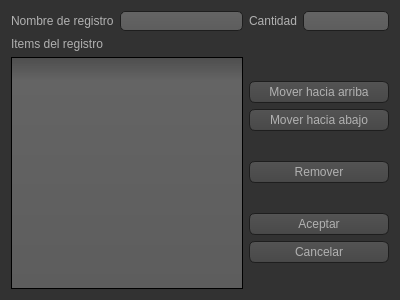
<?xml version="1.0" encoding="UTF-8"?>
<ui version="4.0">
 <class>RegistryEdit</class>
 <widget class="QDialog" name="RegistryEdit">
  <property name="geometry">
   <rect>
    <x>0</x>
    <y>0</y>
    <width>400</width>
    <height>300</height>
   </rect>
  </property>
  <property name="windowTitle">
   <string>Dialog</string>
  </property>
  <property name="styleSheet">
   <string notr="true">QToolTip
{
     border: 1px solid black;
     background-color: #ffa02f;
     padding: 1px;
     border-radius: 3px;
     opacity: 100;
}

QWidget
{
    color: #b1b1b1;
    background-color: #323232;
}

QWidget:item:hover
{
    background-color: QLinearGradient( x1: 0, y1: 0, x2: 0, y2: 1, stop: 0 #ffa02f, stop: 1 #ca0619);
    color: #000000;
}

QWidget:item:selected
{
    background-color: QLinearGradient( x1: 0, y1: 0, x2: 0, y2: 1, stop: 0 #ffa02f, stop: 1 #d7801a);
}

QMenuBar::item
{
    background: transparent;
}

QMenuBar::item:selected
{
    background: transparent;
    border: 1px solid #ffaa00;
}

QMenuBar::item:pressed
{
    background: #444;
    border: 1px solid #000;
    background-color: QLinearGradient(
        x1:0, y1:0,
        x2:0, y2:1,
        stop:1 #212121,
        stop:0.4 #343434/*,
        stop:0.2 #343434,
        stop:0.1 #ffaa00*/
    );
    margin-bottom:-1px;
    padding-bottom:1px;
}

QMenu
{
    border: 1px solid #000;
}

QMenu::item
{
    padding: 2px 20px 2px 20px;
}

QMenu::item:selected
{
    color: #000000;
}

QWidget:disabled
{
    color: #404040;
    background-color: #323232;
}

QAbstractItemView
{
    background-color: QLinearGradient( x1: 0, y1: 0, x2: 0, y2: 1, stop: 0 #4d4d4d, stop: 0.1 #646464, stop: 1 #5d5d5d);
}

QWidget:focus
{
    /*border: 2px solid QLinearGradient( x1: 0, y1: 0, x2: 0, y2: 1, stop: 0 #ffa02f, stop: 1 #d7801a);*/
}

QLineEdit
{
    background-color: QLinearGradient( x1: 0, y1: 0, x2: 0, y2: 1, stop: 0 #4d4d4d, stop: 0 #646464, stop: 1 #5d5d5d);
    padding: 1px;
    border-style: solid;
    border: 1px solid #1e1e1e;
    border-radius: 5;
}

QPushButton
{
    color: #b1b1b1;
    background-color: QLinearGradient( x1: 0, y1: 0, x2: 0, y2: 1, stop: 0 #565656, stop: 0.1 #525252, stop: 0.5 #4e4e4e, stop: 0.9 #4a4a4a, stop: 1 #464646);
    border-width: 1px;
    border-color: #1e1e1e;
    border-style: solid;
    border-radius: 6;
    padding: 3px;
    font-size: 12px;
    padding-left: 5px;
    padding-right: 5px;
}

QPushButton:pressed
{
    background-color: QLinearGradient( x1: 0, y1: 0, x2: 0, y2: 1, stop: 0 #2d2d2d, stop: 0.1 #2b2b2b, stop: 0.5 #292929, stop: 0.9 #282828, stop: 1 #252525);
}

QComboBox
{
    selection-background-color: #ffaa00;
    border-style: solid;
    border: 1px solid #1e1e1e;
    border-radius: 5;
    padding-top: 3px;
    padding-left: 4px;
    background-color: QLinearGradient( x1: 0, y1: 0, x2: 0, y2: 1, stop: 0 #565656, stop: 0.1 #525252, stop: 0.5 #4e4e4e, stop: 0.9 #4a4a4a, stop: 1 #464646);
    selection-background-color: #ffaa00;
}

QComboBox:hover,QPushButton:hover
{
    border: 2px solid QLinearGradient( x1: 0, y1: 0, x2: 0, y2: 1, stop: 0 #ffa02f, stop: 1 #d7801a);
}

QComboBox:on
{
    padding-top: 3px;
    padding-left: 4px;
    background-color: QLinearGradient( x1: 0, y1: 0, x2: 0, y2: 1, stop: 0 #2d2d2d, stop: 0.1 #2b2b2b, stop: 0.5 #292929, stop: 0.9 #282828, stop: 1 #252525);
    selection-background-color: #ffaa00;
}

QComboBox QAbstractItemView
{
    color: white;
    border: 2px solid darkgray;
    selection-background-color: QLinearGradient( x1: 0, y1: 0, x2: 0, y2: 1, stop: 0 #ffa02f, stop: 1 #d7801a);
}

QComboBox::drop-down
{
     subcontrol-origin: padding;
     subcontrol-position: top right;
     width: 15px;

     border-left-width: 0px;
     border-left-color: darkgray;
     border-left-style: solid; /* just a single line */
     border-top-right-radius: 3px; /* same radius as the QComboBox */
     border-bottom-right-radius: 3px;
 }

QComboBox::down-arrow
{
     image: url(:/icons/down_arrow.png);
}

QGroupBox:focus
{
border: 2px solid QLinearGradient( x1: 0, y1: 0, x2: 0, y2: 1, stop: 0 #ffa02f, stop: 1 #d7801a);
}

QTextEdit:focus
{
    border: 2px solid QLinearGradient( x1: 0, y1: 0, x2: 0, y2: 1, stop: 0 #ffa02f, stop: 1 #d7801a);
}

QScrollBar:horizontal {
     border: 1px solid #222222;
     background: QLinearGradient( x1: 0, y1: 0, x2: 0, y2: 1, stop: 0.0 #121212, stop: 0.2 #282828, stop: 1 #484848);
     height: 7px;
     margin: 0px 16px 0 16px;
}

QScrollBar::handle:horizontal
{
      background: QLinearGradient( x1: 0, y1: 0, x2: 1, y2: 0, stop: 0 #ffa02f, stop: 0.5 #d7801a, stop: 1 #ffa02f);
      min-height: 20px;
      border-radius: 2px;
}

QScrollBar::add-line:horizontal {
      border: 1px solid #1b1b19;
      border-radius: 2px;
      background: QLinearGradient( x1: 0, y1: 0, x2: 1, y2: 0, stop: 0 #ffa02f, stop: 1 #d7801a);
      width: 14px;
      subcontrol-position: right;
      subcontrol-origin: margin;
}

QScrollBar::sub-line:horizontal {
      border: 1px solid #1b1b19;
      border-radius: 2px;
      background: QLinearGradient( x1: 0, y1: 0, x2: 1, y2: 0, stop: 0 #ffa02f, stop: 1 #d7801a);
      width: 14px;
     subcontrol-position: left;
     subcontrol-origin: margin;
}

QScrollBar::right-arrow:horizontal, QScrollBar::left-arrow:horizontal
{
      border: 1px solid black;
      width: 1px;
      height: 1px;
      background: white;
}

QScrollBar::add-page:horizontal, QScrollBar::sub-page:horizontal
{
      background: none;
}

QScrollBar:vertical
{
      background: QLinearGradient( x1: 0, y1: 0, x2: 1, y2: 0, stop: 0.0 #121212, stop: 0.2 #282828, stop: 1 #484848);
      width: 7px;
      margin: 16px 0 16px 0;
      border: 1px solid #222222;
}

QScrollBar::handle:vertical
{
      background: QLinearGradient( x1: 0, y1: 0, x2: 0, y2: 1, stop: 0 #ffa02f, stop: 0.5 #d7801a, stop: 1 #ffa02f);
      min-height: 20px;
      border-radius: 2px;
}

QScrollBar::add-line:vertical
{
      border: 1px solid #1b1b19;
      border-radius: 2px;
      background: QLinearGradient( x1: 0, y1: 0, x2: 0, y2: 1, stop: 0 #ffa02f, stop: 1 #d7801a);
      height: 14px;
      subcontrol-position: bottom;
      subcontrol-origin: margin;
}

QScrollBar::sub-line:vertical
{
      border: 1px solid #1b1b19;
      border-radius: 2px;
      background: QLinearGradient( x1: 0, y1: 0, x2: 0, y2: 1, stop: 0 #d7801a, stop: 1 #ffa02f);
      height: 14px;
      subcontrol-position: top;
      subcontrol-origin: margin;
}

QScrollBar::up-arrow:vertical, QScrollBar::down-arrow:vertical
{
      border: 1px solid black;
      width: 1px;
      height: 1px;
      background: white;
}


QScrollBar::add-page:vertical, QScrollBar::sub-page:vertical
{
      background: none;
}

QTextEdit
{
    background-color: #242424;
}

QPlainTextEdit
{
    background-color: #242424;
}

QHeaderView::section
{
    background-color: QLinearGradient(x1:0, y1:0, x2:0, y2:1, stop:0 #616161, stop: 0.5 #505050, stop: 0.6 #434343, stop:1 #656565);
    color: white;
    padding-left: 4px;
    border: 1px solid #6c6c6c;
}

QCheckBox:disabled
{
color: #414141;
}

QDockWidget::title
{
    text-align: center;
    spacing: 3px; /* spacing between items in the tool bar */
    background-color: QLinearGradient(x1:0, y1:0, x2:0, y2:1, stop:0 #323232, stop: 0.5 #242424, stop:1 #323232);
}

QDockWidget::close-button, QDockWidget::float-button
{
    text-align: center;
    spacing: 1px; /* spacing between items in the tool bar */
    background-color: QLinearGradient(x1:0, y1:0, x2:0, y2:1, stop:0 #323232, stop: 0.5 #242424, stop:1 #323232);
}

QDockWidget::close-button:hover, QDockWidget::float-button:hover
{
    background: #242424;
}

QDockWidget::close-button:pressed, QDockWidget::float-button:pressed
{
    padding: 1px -1px -1px 1px;
}

QMainWindow::separator
{
    background-color: QLinearGradient(x1:0, y1:0, x2:0, y2:1, stop:0 #161616, stop: 0.5 #151515, stop: 0.6 #212121, stop:1 #343434);
    color: white;
    padding-left: 4px;
    border: 1px solid #4c4c4c;
    spacing: 3px; /* spacing between items in the tool bar */
}

QMainWindow::separator:hover
{

    background-color: QLinearGradient(x1:0, y1:0, x2:0, y2:1, stop:0 #d7801a, stop:0.5 #b56c17 stop:1 #ffa02f);
    color: white;
    padding-left: 4px;
    border: 1px solid #6c6c6c;
    spacing: 3px; /* spacing between items in the tool bar */
}

QToolBar::handle
{
     spacing: 3px; /* spacing between items in the tool bar */
     background: url(:/icons/handle.png);
}

QMenu::separator
{
    height: 2px;
    background-color: QLinearGradient(x1:0, y1:0, x2:0, y2:1, stop:0 #161616, stop: 0.5 #151515, stop: 0.6 #212121, stop:1 #343434);
    color: white;
    padding-left: 4px;
    margin-left: 10px;
    margin-right: 5px;
}

QProgressBar
{
    border: 2px solid grey;
    border-radius: 5px;
    text-align: center;
}

QProgressBar::chunk
{
    background-color: #d7801a;
    width: 2.15px;
    margin: 0.5px;
}

QTabBar::tab {
    color: #b1b1b1;
    border: 1px solid #444;
    border-bottom-style: none;
    background-color: #323232;
    padding-left: 10px;
    padding-right: 10px;
    padding-top: 3px;
    padding-bottom: 2px;
    margin-right: -1px;
}

QTabWidget::pane {
    border: 1px solid #444;
    top: 1px;
}

QTabBar::tab:last
{
    margin-right: 0; /* the last selected tab has nothing to overlap with on the right */
    border-top-right-radius: 3px;
}

QTabBar::tab:first:!selected
{
 margin-left: 0px; /* the last selected tab has nothing to overlap with on the right */


    border-top-left-radius: 3px;
}

QTabBar::tab:!selected
{
    color: #b1b1b1;
    border-bottom-style: solid;
    margin-top: 3px;
    background-color: QLinearGradient(x1:0, y1:0, x2:0, y2:1, stop:1 #212121, stop:.4 #343434);
}

QTabBar::tab:selected
{
    border-top-left-radius: 3px;
    border-top-right-radius: 3px;
    margin-bottom: 0px;
}

QTabBar::tab:!selected:hover
{
    /*border-top: 2px solid #ffaa00;
    padding-bottom: 3px;*/
    border-top-left-radius: 3px;
    border-top-right-radius: 3px;
    background-color: QLinearGradient(x1:0, y1:0, x2:0, y2:1, stop:1 #212121, stop:0.4 #343434, stop:0.2 #343434, stop:0.1 #ffaa00);
}

QRadioButton::indicator:checked, QRadioButton::indicator:unchecked{
    color: #b1b1b1;
    background-color: #323232;
    border: 1px solid #b1b1b1;
    border-radius: 6px;
}

QRadioButton::indicator:checked
{
    background-color: qradialgradient(
        cx: 0.5, cy: 0.5,
        fx: 0.5, fy: 0.5,
        radius: 1.0,
        stop: 0.25 #ffaa00,
        stop: 0.3 #323232
    );
}

QCheckBox::indicator{
    color: #b1b1b1;
    background-color: #323232;
    border: 1px solid #b1b1b1;
    width: 9px;
    height: 9px;
}

QRadioButton::indicator
{
    border-radius: 6px;
}

QRadioButton::indicator:hover, QCheckBox::indicator:hover
{
    border: 1px solid #ffaa00;
}

QCheckBox::indicator:checked
{
    image:url(:/icons/checkbox.png);
}

QCheckBox::indicator:disabled, QRadioButton::indicator:disabled
{
    border: 1px solid #444;
}</string>
  </property>
  <layout class="QGridLayout" name="gridLayout">
   <item row="0" column="0">
    <layout class="QHBoxLayout" name="horizontalLayout">
     <item>
      <widget class="QLabel" name="label">
       <property name="text">
        <string>Nombre de registro</string>
       </property>
      </widget>
     </item>
     <item>
      <widget class="QLineEdit" name="registryNameEdit"/>
     </item>
    </layout>
   </item>
   <item row="0" column="1">
    <widget class="QLabel" name="label_3">
     <property name="text">
      <string>Cantidad</string>
     </property>
    </widget>
   </item>
   <item row="0" column="2">
    <widget class="QLineEdit" name="amountEdit"/>
   </item>
   <item row="1" column="0">
    <widget class="QLabel" name="label_2">
     <property name="text">
      <string>Items del registro</string>
     </property>
    </widget>
   </item>
   <item row="2" column="0">
    <widget class="QListWidget" name="registryValuesEdit"/>
   </item>
   <item row="2" column="1" colspan="2">
    <layout class="QVBoxLayout" name="verticalLayout_3">
     <item>
      <layout class="QVBoxLayout" name="verticalLayout_2">
       <item>
        <widget class="QPushButton" name="moveUpButton">
         <property name="text">
          <string>Mover hacia arriba</string>
         </property>
        </widget>
       </item>
       <item>
        <widget class="QPushButton" name="moveDownButton">
         <property name="text">
          <string>Mover hacia abajo</string>
         </property>
        </widget>
       </item>
      </layout>
     </item>
     <item>
      <widget class="QPushButton" name="removeItemButton">
       <property name="text">
        <string>Remover</string>
       </property>
      </widget>
     </item>
     <item>
      <layout class="QVBoxLayout" name="verticalLayout">
       <item>
        <widget class="QPushButton" name="okButton">
         <property name="text">
          <string>Aceptar</string>
         </property>
        </widget>
       </item>
       <item>
        <widget class="QPushButton" name="cancelButton">
         <property name="text">
          <string>Cancelar</string>
         </property>
        </widget>
       </item>
      </layout>
     </item>
    </layout>
   </item>
  </layout>
 </widget>
 <resources/>
 <connections/>
</ui>
